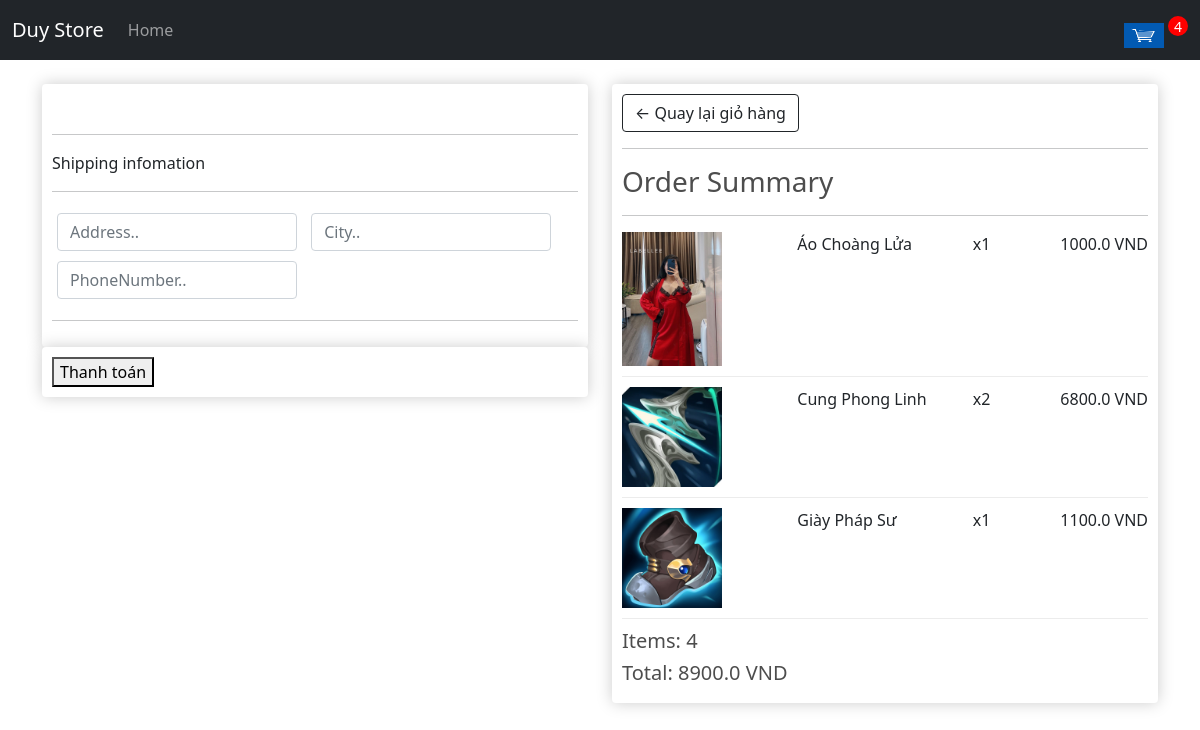
The page /checkout (signed in) on the database as committed earlier.
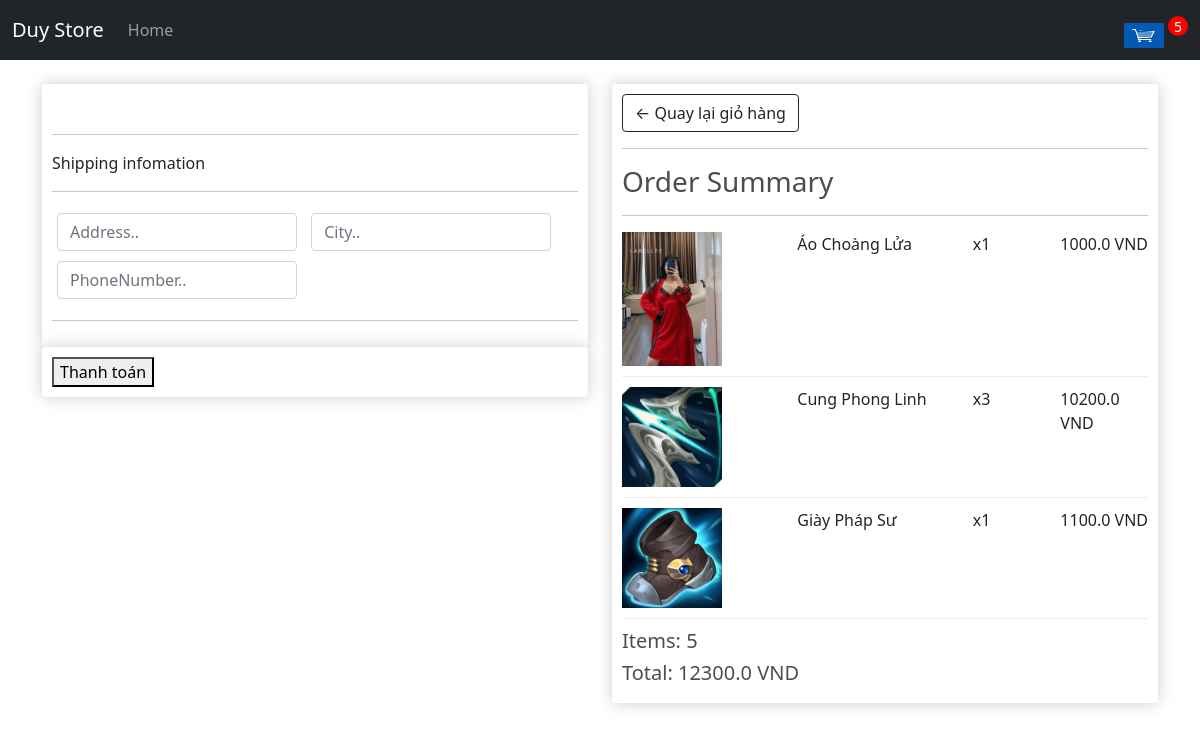
The same page on the database as committed later.
### store/models.py (models this page shows, shortened)
class OrderItem(models.Model):
    product = models.ForeignKey(Product, on_delete=models.SET_NULL, null=True, blank= True)
    order = models.ForeignKey(Order, on_delete=models.SET_NULL, null=True, blank= True)
    quantity = models.IntegerField(default=0, null=True, blank=True)
    dateAdded = models.DateTimeField(auto_now_add=True)
    @property
    def totalBill(self):
        return (self.product.price * self.quantity)

class Product(models.Model):
    name = models.CharField(max_length=200)
    price = models.FloatField()
    image = models.ImageField(null= True, blank= True)
    @property
    def imageUrl(self):
        try:
            url = self.image.url
        except:
            url = ''
        return url

class Order(models.Model):
    customer = models.ForeignKey(Customer, on_delete=models.SET_NULL, null=True, blank=True)
    dateOrdered = models.DateTimeField(auto_now_add=True)
    complete = models.BooleanField(default=False)
    transactionId = models.CharField(max_length=200, null=True)
    @property
    def getTotalBill(self):
        orderItems = self.orderitem_set.all()
        total = sum([i.totalBill for i in orderItems])
        return (total)
    @property
    def getTotalItem(self):
        orderItems = self.orderitem_set.all()
        return (sum([i.quantity for i in orderItems]))

### store/views.py (the view, shortened to what this page needs)
# urls.py: path('checkout', views.checkout, name="checkout"),
def checkout(req):
    if req.user.is_authenticated:
        customer = req.user.customer
        order, created = Order.objects.get_or_create(customer = customer, complete = False)
        items = order.orderitem_set.all()
        countItem = order.getTotalItem
    context = {
        "items" : items,
        "order" : order,
        "countItem": countItem
        }
    return render(req, 'store/checkout.html', context)

### store/templates/store/checkout.html (shortened to what this page needs)
{% extends 'store/main.html'%}
{% load static %}
{% block content %}
<div class="row">
    <div class="col-lg-6">
        <div class="box-element" id="form-wrapper">
            <br>
            <form id="form" action="">
                <div id="shipping-infor">
                    <hr>
                    <p>Shipping infomation</p>
                    <hr>
                    <div class="form-field">
                        <input required type="text" class="form-control" name="address" placeholder="Address..">
                    </div>
                    <div class="form-field">
                        <input required type="text" class="form-control" name="city" placeholder="City..">
                    </div>
                    <div class="form-field">
                        <input required type="text" class="form-control" name="phone_number" placeholder="PhoneNumber..">
                    </div>
                </div>
                <hr>
            </form>
        </div>
        <div class="box-element">
            <button id="make-payment">Thanh toán</button>
        </div>
    </div>
    <div class="col-lg-6">
        <div class="box-element">
            <a class="btn btn-outline-dark" href="{% url 'cart' %}">&#x2190; Quay lại giỏ hàng</a>
            <hr>
            <h3>Order Summary</h3>
            <hr>
            {% for item in items %}
            <div class="cart-row">
                <div style="flex:2"><img class="row-image" src="{{item.product.imageUrl}}" alt=""></div>
                <div style="flex:2"><p>{{item.product.name}}</p></div>
                <div style="flex:1"><p>x{{item.quantity}}</p></div>
                <div style="flex:1"><p>{{item.totalBill}} VND</p></div>
            </div>
            {% endfor %}
            <h5>Items: {{ order.getTotalItem }}</h5>
            <h5>Total: {{ order.getTotalBill }} VND</h5>
        </div>
    </div>
</div>
{% endblock content%}

Rows that differ between the two databases and show on the page:
changed OrderItem "Cung Phong Linh": quantity "2" → "3"; totalBill "6800.0" → "10200.0"
changed through a linked row, Order: getTotalItem "4" → "5"; getTotalBill "8900.0" → "12300.0"
Other text that changed with them:
{{ countItem }}: "4" → "5"
